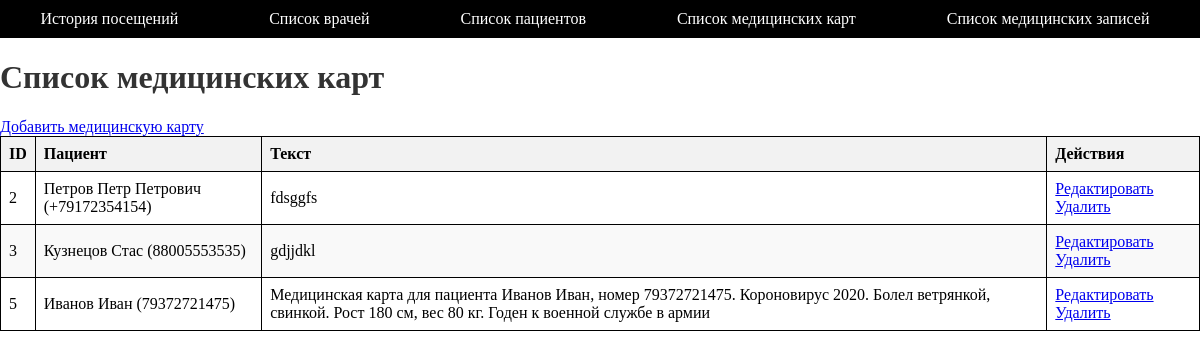
The page /medicalcards/ on the database its author committed.
### clinic/models.py (models this page shows)
class MedicalCard(models.Model):
    patient = models.OneToOneField(Patient, on_delete=models.CASCADE)
    text = models.TextField()

class Patient(models.Model):
    full_name = models.CharField(max_length=255)
    phone_number = models.CharField(max_length=20)
    preferred_doctors = models.ManyToManyField('Doctor', through='PreferredDoctor', related_name='preferred_patients')

### clinic/views.py (the view)
# urls.py: path('medicalcards/', MedicalCardListView.as_view(), name='medicalcard_list'),
class MedicalCardListView(ListView):
    model = MedicalCard
    template_name = 'medicalcard_list.html'
    context_object_name = 'medicalcards'

### clinic/templates/medicalcard_list.html (shortened to what this page needs)
<html>
<head>
</head>
<body>
  <ul>
    <li><a href="{% url 'visit_list' %}">История посещений</a></li>
    <li><a href="{% url 'doctor_list' %}">Список врачей</a></li>
    <li><a href="{% url 'patient_list' %}">Список пациентов</a></li>
    <li><a href="{% url 'medicalcard_list' %}">Список медицинских карт</a></li>
    <li><a href="{% url 'medicalrecord_list' %}">Список медицинских записей</a></li>
  </ul>
  <h1>Список медицинских карт</h1>
  <a href="{% url 'medicalcard_create' %}">Добавить медицинскую карту</a>
  <table>
    <thead>
      <tr>
        <th>ID</th>
        <th>Пациент</th>
        <th>Текст</th>
        <th>Действия</th>
      </tr>
    </thead>
    <tbody>
      {% for medicalcard in medicalcards %}
      <tr>
        <td>{{ medicalcard.id }}</td>
        <td>{{ medicalcard.patient.full_name }} ({{ medicalcard.patient.phone_number }})</td>
        <td>{{ medicalcard.text }}</td>
        <td>
          <a href="{% url 'medicalcard_update' medicalcard.id %}">Редактировать</a>
          <a href="{% url 'medicalcard_delete' medicalcard.id %}">Удалить</a>
        </td>
      </tr>
      {% empty %}
      <tr>
        <td colspan="4">Нет доступных медицинских карт.</td>
      </tr>
      {% endfor %}
    </tbody>
  </table>
</body>
</html>

### clinic/templates/medicalcard_list.html (style rules this page uses)
body { margin: 0; padding: 0; }
ul { list-style-type: none; margin: 0; padding: 0; background-color: black; display: flex; justify-content: space-around; }
ul li { display: inline; margin-right: 10px; }
ul li a { text-decoration: none; color: white; display: block; padding: 10px 20px; }
h1 { color: #333; }
table { border-collapse: collapse; width: 100%; border: 1px solid black; }
th, td { border: 1px solid black; padding: 8px; text-align: left; }
th { background-color: #f2f2f2; }
tr:nth-child(even) { background-color: #f9f9f9; }

### rows shown on the page
MedicalCard: id "2", patient.full_name "Петров Петр Петрович", patient.phone_number "+79172354154", text "fdsggfs"
MedicalCard: id "3", patient.full_name "Кузнецов Стас", patient.phone_number "88005553535", text "gdjjdkl"
MedicalCard: id "5", patient.full_name "Иванов Иван", patient.phone_number "79372721475", text "Медицинская карта для пациента Иванов Иван, номер 79372721475. Короновирус 2020. Болел ветрянкой, свинкой. Рост 180 см, вес 80 кг. Годен к военной службе в армии"
